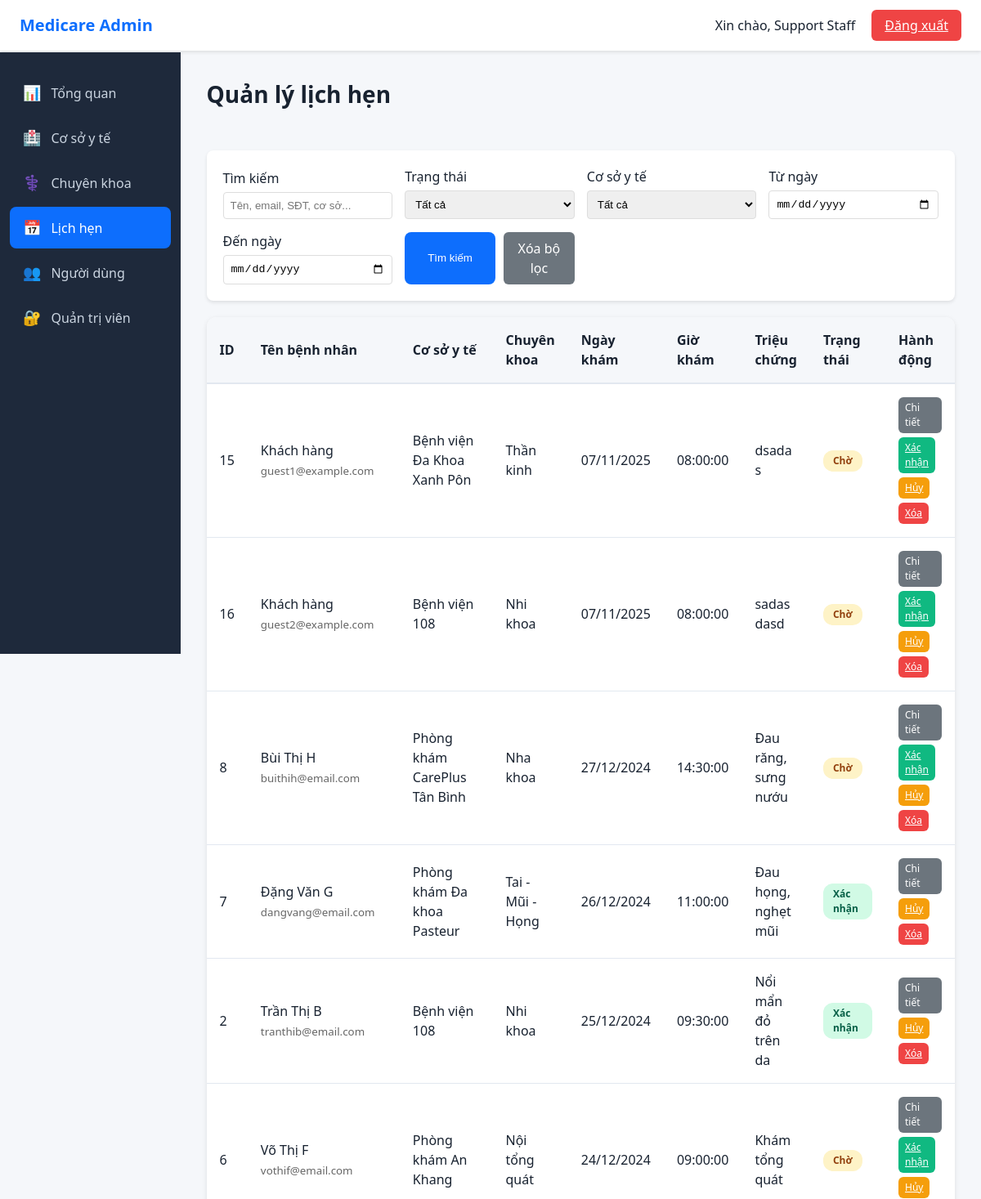
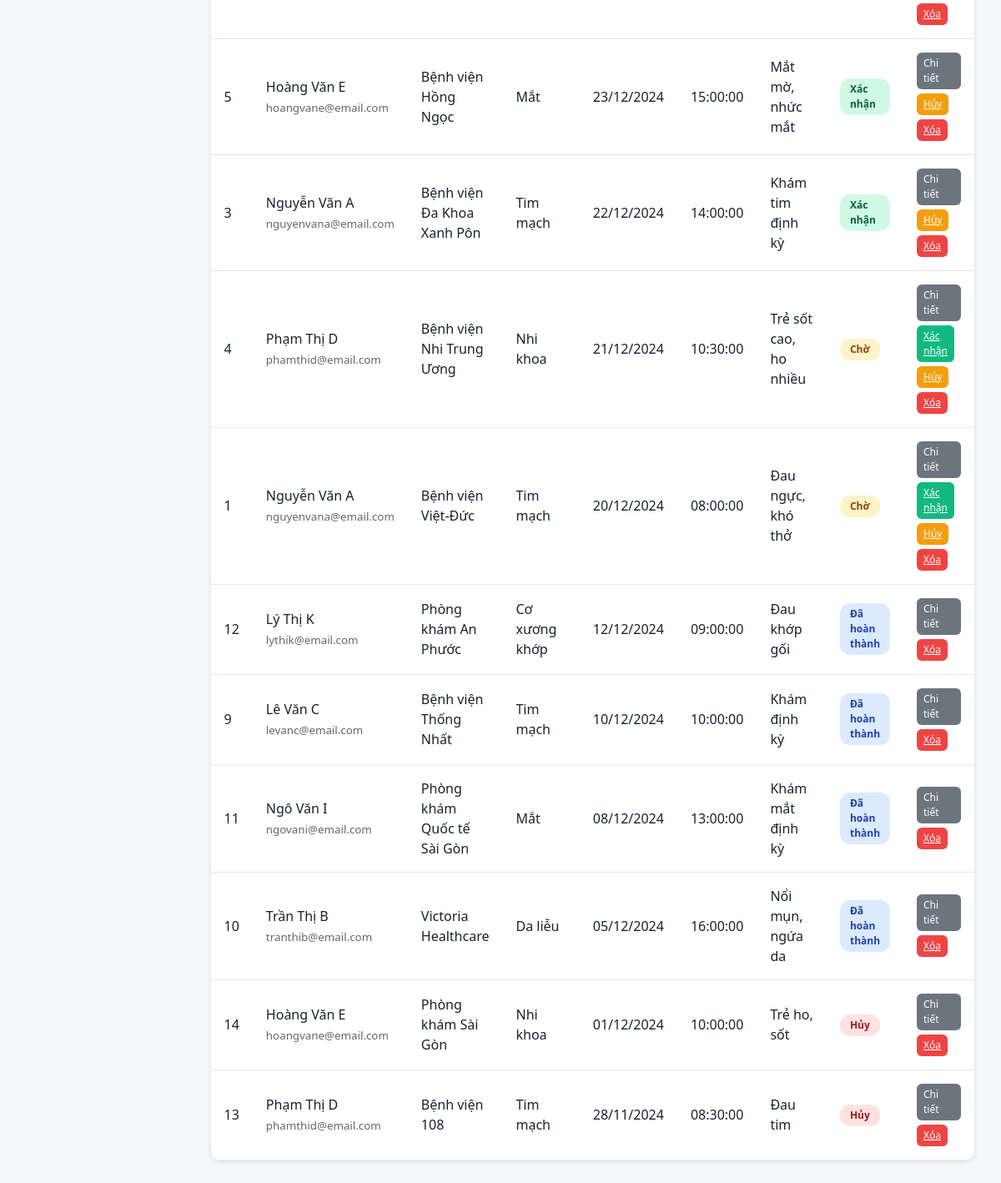
Page /admin/admin-appointments.php (signed in) on the committed database (2 pictures, top to bottom).
### tables this page shows
CREATE TABLE `appointments` (
  `appointment_id` int(11) NOT NULL,
  `user_id` int(11) DEFAULT NULL,
  `patient_name` varchar(100) DEFAULT NULL,
  `patient_email` varchar(100) DEFAULT NULL,
  `patient_phone` varchar(20) DEFAULT NULL,
  `facility_id` int(11) NOT NULL,
  `specialty_id` int(11) NOT NULL,
  `appointment_date` date NOT NULL,
  `appointment_time` time NOT NULL,
  `symptoms` text DEFAULT NULL,
  `status` enum('pending','confirmed','completed','canceled') DEFAULT 'pending',
  `created_at` timestamp NOT NULL DEFAULT current_timestamp(),
  `updated_at` timestamp NOT NULL DEFAULT current_timestamp() ON UPDATE current_timestamp()
);

CREATE TABLE `facilities` (
  `facility_id` int(11) NOT NULL,
  `name` varchar(200) NOT NULL,
  `type` enum('hospital','clinic') NOT NULL,
  `address` text NOT NULL,
  `phone` varchar(20) NOT NULL,
  `working_hours` varchar(100) NOT NULL,
  `description` text DEFAULT NULL,
  `image` varchar(255) DEFAULT NULL,
  `created_at` timestamp NOT NULL DEFAULT current_timestamp()
);

CREATE TABLE `specialties` (
  `specialty_id` int(11) NOT NULL,
  `specialty_name` varchar(100) NOT NULL,
  `icon` varchar(255) DEFAULT NULL,
  `created_at` timestamp NOT NULL DEFAULT current_timestamp()
);

### admin/admin-appointments.php (the view, shortened to what this page needs)
<?php
require_once '../config.php';
include 'admin-header.php';
$search = isset($_GET['search']) ? trim($_GET['search']) : '';
$date_from = isset($_GET['date_from']) ? $_GET['date_from'] : '';
$date_to = isset($_GET['date_to']) ? $_GET['date_to'] : '';
$per_page = 20;
$page = isset($_GET['page']) && is_numeric($_GET['page']) ? intval($_GET['page']) : 1;
$page = max(1, $page);
$offset = ($page - 1) * $per_page;
$where_conditions = [];
$where_clause = !empty($where_conditions) ? 'WHERE ' . implode(' AND ', $where_conditions) : '';
$appointments = [];
$sql = "SELECT a.*,
               COALESCE(a.patient_name, u.fullname) AS display_name,
               COALESCE(a.patient_email, u.email) AS display_email,
               COALESCE(a.patient_phone, u.phone) AS display_phone,
               f.name AS facility_name,
               s.specialty_name
        FROM appointments a
        LEFT JOIN users u ON a.user_id = u.user_id
        JOIN facilities f ON a.facility_id = f.facility_id
        JOIN specialties s ON a.specialty_id = s.specialty_id
        $where_clause
        ORDER BY a.appointment_date DESC, a.appointment_time DESC
        LIMIT $per_page OFFSET $offset";
$result = mysqli_query($conn, $sql);
if ($result) {
    while ($row = mysqli_fetch_assoc($result)) {
        $appointments[] = $row;
    }
}
function formatDate($date) {
    $date_obj = new DateTime($date);
    return $date_obj->format('d/m/Y');
}
function formatStatus($status) {
    $status_text = [
        'pending' => 'Chờ',
        'confirmed' => 'Xác nhận',
        'completed' => 'Đã hoàn thành',
        'canceled' => 'Hủy'
    ];
    return isset($status_text[$status]) ? $status_text[$status] : $status;
}
?>
<div class="admin-content">
    <div class="page-header">
        <h1 class="page-title">Quản lý lịch hẹn</h1>
    </div>
    <div style="background: white; padding: 20px; border-radius: 8px; box-shadow: 0 2px 4px rgba(0,0,0,0.1); margin-bottom: 20px;">
        <form method="GET" action="admin-appointments.php" style="display: grid; grid-template-columns: repeat(auto-fit, minmax(200px, 1fr)); gap: 15px; align-items: end;">
            <div>
                <label for="search" style="display: block; margin-bottom: 5px; font-weight: 500;">Tìm kiếm</label>
                <input type="text" id="search" name="search" value="<?php echo htmlspecialchars($search); ?>" placeholder="Tên, email, SĐT, cơ sở..." style="width: 100%; padding: 8px; border: 1px solid #ddd; border-radius: 4px;">
            </div>
            <div>
                <label for="status" style="display: block; margin-bottom: 5px; font-weight: 500;">Trạng thái</label>
                <select id="status" name="status" style="width: 100%; padding: 8px; border: 1px solid #ddd; border-radius: 4px;">
                    <option value="">Tất cả</option>
                </select>
            </div>
            <div>
                <label for="facility_id" style="display: block; margin-bottom: 5px; font-weight: 500;">Cơ sở y tế</label>
                <select id="facility_id" name="facility_id" style="width: 100%; padding: 8px; border: 1px solid #ddd; border-radius: 4px;">
                    <option value="">Tất cả</option>
                </select>
            </div>
            <div>
                <label for="date_from" style="display: block; margin-bottom: 5px; font-weight: 500;">Từ ngày</label>
                <input type="date" id="date_from" name="date_from" value="<?php echo htmlspecialchars($date_from); ?>" style="width: 100%; padding: 8px; border: 1px solid #ddd; border-radius: 4px;">
            </div>
            <div>
                <label for="date_to" style="display: block; margin-bottom: 5px; font-weight: 500;">Đến ngày</label>
                <input type="date" id="date_to" name="date_to" value="<?php echo htmlspecialchars($date_to); ?>" style="width: 100%; padding: 8px; border: 1px solid #ddd; border-radius: 4px;">
            </div>
            <div style="display: flex; gap: 10px;">
                <button type="submit" class="btn-admin-primary" style="flex: 1;">Tìm kiếm</button>
                <a href="admin-appointments.php" class="btn-admin-secondary" style="flex: 1; text-align: center; padding: 8px; text-decoration: none; display: inline-block;">Xóa bộ lọc</a>
            </div>
        </form>
    </div>
    <div class="table-container">
        <table class="admin-table">
            <thead>
                <tr>
                    <th>ID</th>
                    <th>Tên bệnh nhân</th>
                    <th>Cơ sở y tế</th>
                    <th>Chuyên khoa</th>
                    <th>Ngày khám</th>
                    <th>Giờ khám</th>
                    <th>Triệu chứng</th>
                    <th>Trạng thái</th>
                    <th>Hành động</th>
                </tr>
            </thead>
            <tbody>
                <?php if (empty($appointments)): ?>
                    <tr>
                        <td colspan="9">Chưa có lịch hẹn nào.</td>
                    </tr>
                <?php else: ?>
                    <?php foreach ($appointments as $appointment): ?>
                        <tr>
                            <td><?php echo $appointment['appointment_id']; ?></td>
                            <td>
                                <?php if (!empty($appointment['display_name'])): ?>
                                    <?php echo htmlspecialchars($appointment['display_name']); ?>
                                    <?php if (!empty($appointment['display_email'])): ?>
                                        <br><small style="color: #666;"><?php echo htmlspecialchars($appointment['display_email']); ?></small>
                                    <?php endif; ?>
                                <?php else: ?>
                                    <span style="color: #999;">Khách (chưa đăng ký)</span>
                                <?php endif; ?>
                            </td>
                            <td><?php echo htmlspecialchars($appointment['facility_name']); ?></td>
                            <td><?php echo htmlspecialchars($appointment['specialty_name']); ?></td>
                            <td><?php echo formatDate($appointment['appointment_date']); ?></td>
                            <td><?php echo htmlspecialchars($appointment['appointment_time']); ?></td>
                            <td style="max-width: 200px; word-wrap: break-word; word-break: break-word; overflow-wrap: break-word;"><?php echo htmlspecialchars(substr($appointment['symptoms'], 0, 50)) . (strlen($appointment['symptoms']) > 50 ? '...' : ''); ?></td>
                            <td>
                                <span class="status-badge <?php echo $appointment['status']; ?>">
                                    <?php echo formatStatus($appointment['status']); ?>
                                </span>
                            </td>
                            <td>
                                <div style="display: flex; gap: 5px; flex-wrap: wrap;">
                                    <a href="admin-appointment-detail.php?id=<?php echo $appointment['appointment_id']; ?>" class="btn-admin-secondary" style="padding: 4px 8px; font-size: 12px; text-decoration: none;">Chi tiết</a>
                                    <?php if ($appointment['status'] == 'pending'): ?>
                                        <a href="admin-appointments.php?<?php echo http_build_query(array_merge($_GET, ['update_status' => $appointment['appointment_id'], 'status' => 'confirmed'])); ?>" class="btn-confirm" style="padding: 4px 8px; font-size: 12px;">Xác nhận</a>
                                    <?php endif; ?>
                                    <?php if ($appointment['status'] != 'canceled' && $appointment['status'] != 'completed'): ?>
                                        <a href="admin-appointments.php?<?php echo http_build_query(array_merge($_GET, ['update_status' => $appointment['appointment_id'], 'status' => 'canceled'])); ?>" class="btn-cancel-action" style="padding: 4px 8px; font-size: 12px;" onclick="return confirm('Bạn có chắc muốn hủy lịch hẹn này?')">Hủy</a>
                                    <?php endif; ?>
                                    <a href="admin-appointments.php?<?php echo http_build_query(array_merge($_GET, ['delete' => $appointment['appointment_id']])); ?>" class="btn-delete" style="padding: 4px 8px; font-size: 12px;" onclick="return confirm('Bạn có chắc muốn xóa lịch hẹn này?')">Xóa</a>
                                </div>
                            </td>
                        </tr>
                    <?php endforeach; ?>
                <?php endif; ?>
            </tbody>
        </table>
    </div>
</div>
<?php include 'admin-footer.php'; ?>

### admin/admin.css (style rules this page uses)
:root { --admin-primary: #0d6efd; --admin-bg: #f5f7fa; --admin-sidebar: #1e293b; --admin-text: #182230; --admin-border: #e2e8f0; --admin-success: #10b981; --admin-danger: #ef4444; --admin-warning: #f59e0b; }
* { box-sizing: border-box; margin: 0; padding: 0; }
body { font-family: "Segoe UI", Arial, sans-serif; color: var(--admin-text); line-height: 1.5; }
.admin-body { background: var(--admin-bg); min-height: 100vh; }
.admin-content { max-width: 1400px; margin: 0 auto; }
.page-title { font-size: 28px; margin-bottom: 24px; }
.page-header { display: flex; justify-content: space-between; align-items: center; margin-bottom: 24px; }
.table-container { background: #fff; border-radius: 12px; overflow: hidden; box-shadow: 0 2px 6px rgba(0, 0, 0, 0.1); }
.admin-table { width: 100%; border-collapse: collapse; }
.admin-table thead { background: var(--admin-bg); }
.admin-table th { padding: 16px; text-align: left; font-weight: 600; color: var(--admin-text); border-bottom: 2px solid var(--admin-border); }
.admin-table td { padding: 16px; border-bottom: 1px solid var(--admin-border); }
.btn-admin-primary { background: var(--admin-primary); color: #fff; border: none; padding: 10px 20px; border-radius: 8px; cursor: pointer; font-weight: 500; transition: opacity 0.2s; }
.btn-admin-secondary { background: #6c757d; color: #fff; border: none; padding: 8px 16px; border-radius: 6px; cursor: pointer; font-weight: 500; transition: opacity 0.2s; display: inline-block; text-decoration: none; }
.btn-delete { background: var(--admin-danger); color: #fff; border: none; padding: 6px 12px; border-radius: 6px; cursor: pointer; font-size: 14px; transition: opacity 0.2s; }
.btn-confirm { background: var(--admin-success); color: #fff; border: none; padding: 6px 12px; border-radius: 6px; cursor: pointer; font-size: 14px; margin-right: 8px; transition: opacity 0.2s; }
.btn-cancel-action { background: var(--admin-warning); color: #fff; border: none; padding: 6px 12px; border-radius: 6px; cursor: pointer; font-size: 14px; transition: opacity 0.2s; }
.status-badge { display: inline-block; padding: 4px 12px; border-radius: 12px; font-size: 12px; font-weight: 600; }
.status-badge.pending { background: #fef3c7; color: #92400e; }
.status-badge.confirmed { background: #d1fae5; color: #065f46; }
.status-badge.cancelled, .status-badge.canceled { background: #fee2e2; color: #991b1b; }
.status-badge.completed { background: #dbeafe; color: #1e40af; }

### rows in the picture
appointments: appointment_id "15", display_name "Khách hàng", display_email "guest1@example.com", facility.name "Bệnh viện Đa Khoa Xanh Pôn", specialty.specialty_name "Thần kinh", appointment_date "07/11/2025", appointment_time "08:00:00", symptoms "dsadas", status "Chờ"
appointments: appointment_id "16", display_name "Khách hàng", display_email "guest2@example.com", facility.name "Bệnh viện 108", specialty.specialty_name "Nhi khoa", appointment_date "07/11/2025", appointment_time "08:00:00", symptoms "sadasdasd", status "Chờ"
appointments: appointment_id "8", display_name "Bùi Thị H", display_email "buithih@email.com", facility.name "Phòng khám CarePlus Tân Bình", specialty.specialty_name "Nha khoa", appointment_date "27/12/2024", appointment_time "14:30:00", symptoms "Đau răng, sưng nướu", status "Chờ"
appointments: appointment_id "7", display_name "Đặng Văn G", display_email "dangvang@email.com", facility.name "Phòng khám Đa khoa Pasteur", specialty.specialty_name "Tai - Mũi - Họng", appointment_date "26/12/2024", appointment_time "11:00:00", symptoms "Đau họng, nghẹt mũi", status "Xác nhận"
appointments: appointment_id "2", display_name "Trần Thị B", display_email "tranthib@email.com", facility.name "Bệnh viện 108", specialty.specialty_name "Nhi khoa", appointment_date "25/12/2024", appointment_time "09:30:00", symptoms "Nổi mẩn đỏ trên da", status "Xác nhận"
appointments: appointment_id "6", display_name "Võ Thị F", display_email "vothif@email.com", facility.name "Phòng khám An Khang", specialty.specialty_name "Nội tổng quát", appointment_date "24/12/2024", appointment_time "09:00:00", symptoms "Khám tổng quát", status "Chờ"
appointments: appointment_id "5", display_name "Hoàng Văn E", display_email "hoangvane@email.com", facility.name "Bệnh viện Hồng Ngọc", specialty.specialty_name "Mắt", appointment_date "23/12/2024", appointment_time "15:00:00", symptoms "Mắt mờ, nhức mắt", status "Xác nhận"
appointments: appointment_id "3", display_name "Nguyễn Văn A", display_email "nguyenvana@email.com", facility.name "Bệnh viện Đa Khoa Xanh Pôn", specialty.specialty_name "Tim mạch", appointment_date "22/12/2024", appointment_time "14:00:00", symptoms "Khám tim định kỳ", status "Xác nhận"
appointments: appointment_id "4", display_name "Phạm Thị D", display_email "phamthid@email.com", facility.name "Bệnh viện Nhi Trung Ương", specialty.specialty_name "Nhi khoa", appointment_date "21/12/2024", appointment_time "10:30:00", symptoms "Trẻ sốt cao, ho nhiều", status "Chờ"
appointments: appointment_id "1", display_name "Nguyễn Văn A", display_email "nguyenvana@email.com", facility.name "Bệnh viện Việt-Đức", specialty.specialty_name "Tim mạch", appointment_date "20/12/2024", appointment_time "08:00:00", symptoms "Đau ngực, khó thở", status "Chờ"
appointments: appointment_id "12", display_name "Lý Thị K", display_email "lythik@email.com", facility.name "Phòng khám An Phước", specialty.specialty_name "Cơ xương khớp", appointment_date "12/12/2024", appointment_time "09:00:00", symptoms "Đau khớp gối", status "Đã hoàn thành"
appointments: appointment_id "9", display_name "Lê Văn C", display_email "levanc@email.com", facility.name "Bệnh viện Thống Nhất", specialty.specialty_name "Tim mạch", appointment_date "10/12/2024", appointment_time "10:00:00", symptoms "Khám định kỳ", status "Đã hoàn thành"
appointments: appointment_id "11", display_name "Ngô Văn I", display_email "ngovani@email.com", facility.name "Phòng khám Quốc tế Sài Gòn", specialty.specialty_name "Mắt", appointment_date "08/12/2024", appointment_time "13:00:00", symptoms "Khám mắt định kỳ", status "Đã hoàn thành"
appointments: appointment_id "10", display_name "Trần Thị B", display_email "tranthib@email.com", facility.name "Victoria Healthcare", specialty.specialty_name "Da liễu", appointment_date "05/12/2024", appointment_time "16:00:00", symptoms "Nổi mụn, ngứa da", status "Đã hoàn thành"
appointments: appointment_id "14", display_name "Hoàng Văn E", display_email "hoangvane@email.com", facility.name "Phòng khám Sài Gòn", specialty.specialty_name "Nhi khoa", appointment_date "01/12/2024", appointment_time "10:00:00", symptoms "Trẻ ho, sốt", status "Hủy"
appointments: appointment_id "13", display_name "Phạm Thị D", display_email "phamthid@email.com", facility.name "Bệnh viện 108", specialty.specialty_name "Tim mạch", appointment_date "28/11/2024", appointment_time "08:30:00", symptoms "Đau tim", status "Hủy"

### other values in the picture
$admin_name "Support Staff"
